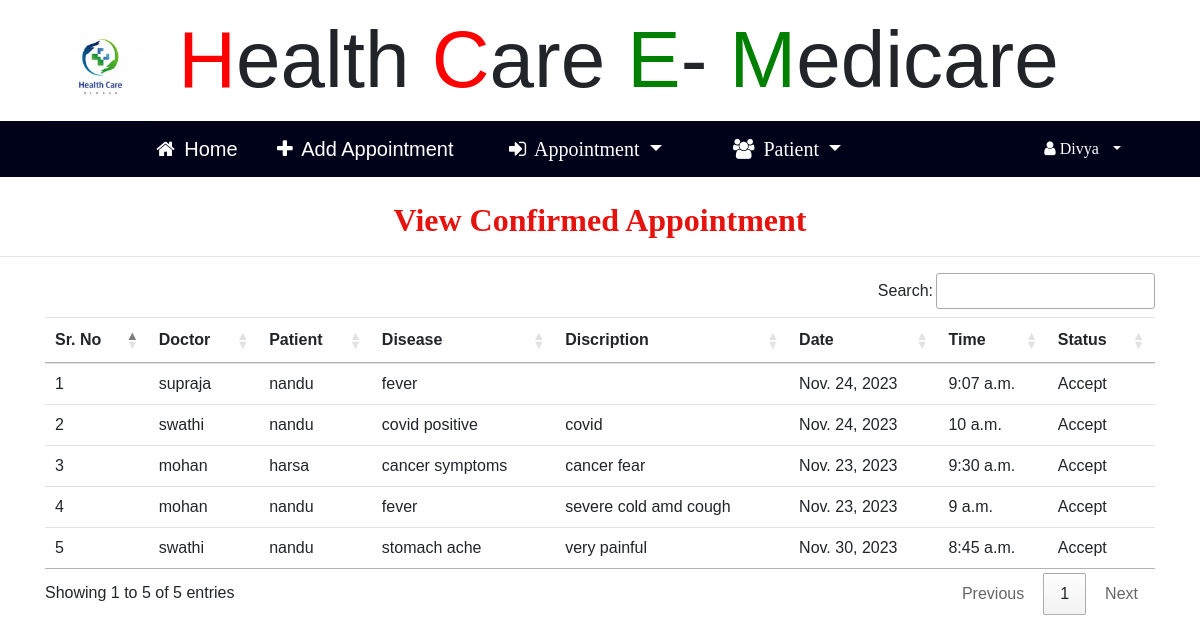
The page /done_appointment (signed in) on the database its author committed.
### hopital/models.py (models this page shows, shortened)
class Appointment(models.Model):
    status = models.ForeignKey(Status,on_delete=models.CASCADE,null=True)
    pat = models.ForeignKey(Patient,on_delete=models.CASCADE,null=True)
    doc = models.ForeignKey(Doctor,on_delete=models.CASCADE,null=True)
    disease = models.CharField(max_length=100,null=True)
    desc = models.TextField(null=True)
    time1 = models.TimeField(null=True)
    date1 = models.DateField(null=True)

class Doctor(models.Model):
    status = models.ForeignKey(Doc_Status,on_delete=models.CASCADE,null=True)
    sign = models.ForeignKey(Signup_User,on_delete=models.CASCADE,null=True)
    age = models.IntegerField(null=True)
    salary = models.IntegerField(null=True)
    last_attend = models.IntegerField(null=True)
    last_date = models.DateField(null=True)
    address = models.CharField(max_length=30,null=True)
    qualification = models.CharField(max_length=30,null=True)
    specialist = models.CharField(max_length=30,null=True)
    gender = models.CharField(max_length=30,null=True)

class Signup_User(models.Model):
    user = models.ForeignKey(User,on_delete=models.CASCADE,null=True)
    mobile = models.IntegerField(null=True)
    image = models.FileField(null=True)
    reg = models.CharField(max_length=30,null=True)

class Patient(models.Model):
    sign = models.ForeignKey(Signup_User,on_delete=models.CASCADE,null=True)
    c_number = models.IntegerField(null=True)
    age = models.IntegerField(null=True)
    address = models.CharField(max_length=30,null=True)
    b_group = models.CharField(max_length=30,null=True)
    gender = models.CharField(max_length=30,null=True)

class Status(models.Model):
    status = models.CharField(max_length=30,null=True)

### hopital/views.py (the view)
# urls.py: path('done_appointment',Done_Appointment,name="done_appointment"),
def Done_Appointment(request):
    if not request.user.is_authenticated:
        return redirect('login_admin')
    status = Status.objects.get(status = "Accept")
    appoint = Appointment.objects.filter(status=status).all
    d={'appoint':appoint}
    return render(request,'done_appointment.html',d)

### hopital/templates/done_appointment.html (shortened to what this page needs)
{% include 'res_nav.html' %}
{% block body %}
<link rel="stylesheet" href="https://cdn.datatables.net/1.10.20/css/jquery.dataTables.min.css">
<link rel="stylesheet" href="https://cdn.datatables.net/buttons/1.6.1/css/buttons.dataTables.min.css">
<center><h2 style = "font-family : 'Monotype Corsiva' ; color : #E6120E ; font-weight : bold;margin-top:2%">
    View Confirmed Appointment</h2></center><hr>
 <div class="container">
<table class="table table-hover" id="example">
  <thead>
  <tr>
    <th>Sr. No</th>
    <th>Doctor</th>
    <th>Patient</th>
    <th>Disease</th>
    <th>Discription</th>
    <th>Date</th>
    <th>Time</th>
    <th>Status</th>
  </tr>
  </thead>
   <tbody>
{% for i in appoint %}
  <tr>
      <td>{{forloop.counter}}</td>
    <td>{{i.doc.sign.user.first_name}} </td>
    <td>{{i.pat.sign.user.first_name}} </td>
    <td>{{i.disease}}</td>
    <td>{{i.desc}}</td>
    <td>{{i.date1}}</td>
    <td>{{i.time1}}</td>
    <td>{{i.status.status}}</td>
      </tr>
   {% endfor %}
    </tbody>
</table>
 </div>
{% endblock %}

### hopital/templates/res_nav.html (shortened to what this page needs)
<!DOCTYPE html>
{% load static %}
<html>
<head>
<link rel="stylesheet" href="https://cdnjs.cloudflare.com/ajax/libs/font-awesome/4.7.0/css/font-awesome.min.css">
<link rel="stylesheet" href="https://stackpath.bootstrapcdn.com/bootstrap/4.5.0/css/bootstrap.min.css">
    <link rel="stylesheet" href="https://cdn.datatables.net/1.10.21/css/jquery.dataTables.min.css">
<link rel="stylesheet" href="https://cdn.datatables.net/buttons/1.6.2/css/buttons.dataTables.min.css">
</head>
<body>
<div class="container" style="font-size:80px;padding:-30px">
        <img src="{% static 'images/hospital11.jpg' %}" style="width:10%;height:-200px" alt=" ">
                        <span style="color:red">H</span>ealth
						<span style="color:red">C</span>are
						<span style="color:green">E</span>-
            <span style="color:green">M</span>edicare
</div>
<div style="margin:0px;padding:0">
    <div style="margin-left:0;background-color:#00021a">
    <nav class="navbar navbar-expand-lg navbar-light" style="margin:0px;background-color:#00021a">
  <a class="navbar-brand" href="{% url 'res_home' %}" style="color:white;margin-left:12%"><i class="fa fa-home" style="margin-right:4px"></i> Home </a>
  <a class="navbar-brand" href="{% url 'create_appointment' %}" style="color:white;margin-left:2%"><i class="fa fa-plus" style="margin-right:4px"></i> Add Appointment</a>
        <span class="nav-item dropdown" style="margin-left:2%;color:white;font-family:'Times New Roman'">
        <a class="nav-link dropdown-toggle navbar-brand" style="color:white" href="#" id="navbarDropdown" role="button" data-toggle="dropdown" aria-haspopup="true" aria-expanded="false">
          <i class="fa fa-sign-in" style="margin-right:4px"></i> Appointment
        </a>
                  </span>
        <span class="nav-item dropdown" style="margin-left:2%;color:white;font-family:'Times New Roman'">
        <a class="nav-link dropdown-toggle navbar-brand" style="color:white" href="#" id="navbarDropdown" role="button" data-toggle="dropdown" aria-haspopup="true" aria-expanded="false">
          <i class="fa fa-users" style="margin-right:4px"></i> Patient
        </a>
                  </span>
  <div class="collapse navbar-collapse nav justify-content-end"  id="navbarNavDropdown" style="margin-right:4%">
  <li class="nav-item dropdown" style="color:white">
        <a class="nav-link dropdown-toggle" style="color:white" href="#" id="navbarDropdown" role="button" data-toggle="dropdown" aria-haspopup="true" aria-expanded="false">
          <i class="fa fa-user" style="margin-right:6px"> {{request.user.username}}</i>
        </a>
      </li>
  </div></nav></div>
</div>
</body>
</html>

### hopital/templates/res_nav.html (style rules this page uses)
body { font-family: "Lato", sans-serif; }
body { margin:0;font-family:Arial }
.dropdown { float:right; }

### rows shown on the page
Appointment: doc.sign.user.first_name "supraja", pat.sign.user.first_name "nandu", disease "fever", date1 "Nov. 24, 2023", time1 "9:07 a.m.", status.status "Accept"
Appointment: doc.sign.user.first_name "swathi", pat.sign.user.first_name "nandu", disease "covid positive", desc "covid", date1 "Nov. 24, 2023", time1 "10 a.m.", status.status "Accept"
Appointment: doc.sign.user.first_name "mohan", pat.sign.user.first_name "harsa", disease "cancer symptoms", desc "cancer fear", date1 "Nov. 23, 2023", time1 "9:30 a.m.", status.status "Accept"
Appointment: doc.sign.user.first_name "mohan", pat.sign.user.first_name "nandu", disease "fever", desc "severe cold amd cough", date1 "Nov. 23, 2023", time1 "9 a.m.", status.status "Accept"
Appointment: doc.sign.user.first_name "swathi", pat.sign.user.first_name "nandu", disease "stomach ache", desc "very painful", date1 "Nov. 30, 2023", time1 "8:45 a.m.", status.status "Accept"

### other values the page prints
{{ request.user.username }} "Divya"
